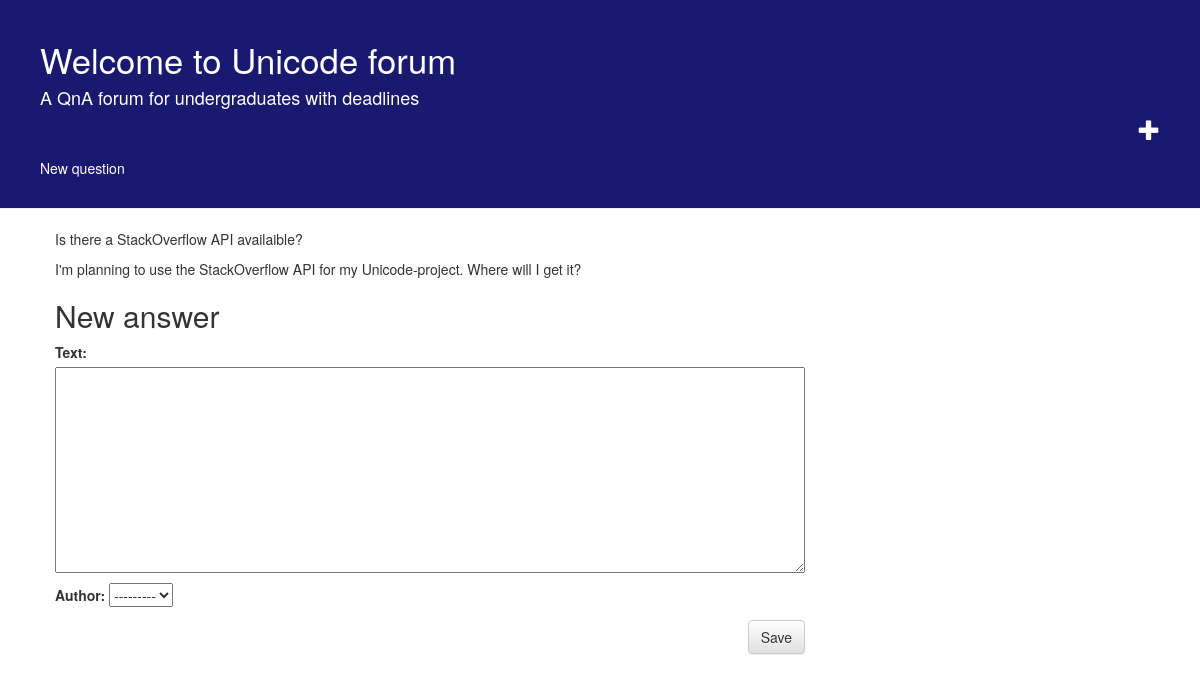
Screenshot of /question/5/answer/ with the database file from the repository.
### forum/models.py (models this page shows, shortened)
class Question(models.Model):
	title = models.CharField(max_length=100)
	text = models.TextField()
	published_date = models.DateTimeField(default=timezone.now)
	author = models.ForeignKey(User, on_delete=models.CASCADE)

### forum/views.py (the view)
# urls.py: path('question/<int:pk>/answer/', views.answer_new, name = 'answer_new'),
def answer_new(request, pk):
	if request.method == "POST":
		form = AnswerForm(request.POST)
		if form.is_valid():
			answer = form.save(commit = False)
			answer.published_date = timezone.now()
			question = get_object_or_404(Question, pk = pk)
			answer.answer_to = question
			answer.upvotes=0
			answer.save()
			return redirect('question_detail', pk = question.pk)
	else:
		form = AnswerForm()
		question = get_object_or_404(Question, pk = pk)
	return render(request, 'forum/answer_edit.html', {'form':form, 'question' : question})

### forum/forms.py
class AnswerForm(forms.ModelForm):
	class Meta:
		model = Answer
		fields = ('text', 'author')

### forum/models.py (called while the page is built)
	def __str__(self):
		return self.username

### forum/templates/forum/answer_edit.html
{% extends 'forum/base.html' %}
{% block content %}
	<p>{{question.title}}</p>
	<p>{{question.text}}</p>
    <h2>New answer</h2>
    <form method="POST" class="post-form">{% csrf_token %}
        {{ form.as_p }}
        <button type="submit" class="save btn btn-default">Save</button>
    </form>
{% endblock %}

### forum/static/css/forum.css (style rules this page uses)
h1, h2, h3, { font-family: 'Lobster', cursive; }
.save { float: right; }
.post-form textarea, .post-form input { width: 100%; }

### rows the page displays
Question: title "Is there a StackOverflow API availaible?", text "I'm planning to use the StackOverflow API for my Unicode-project. Where will I get it?"
